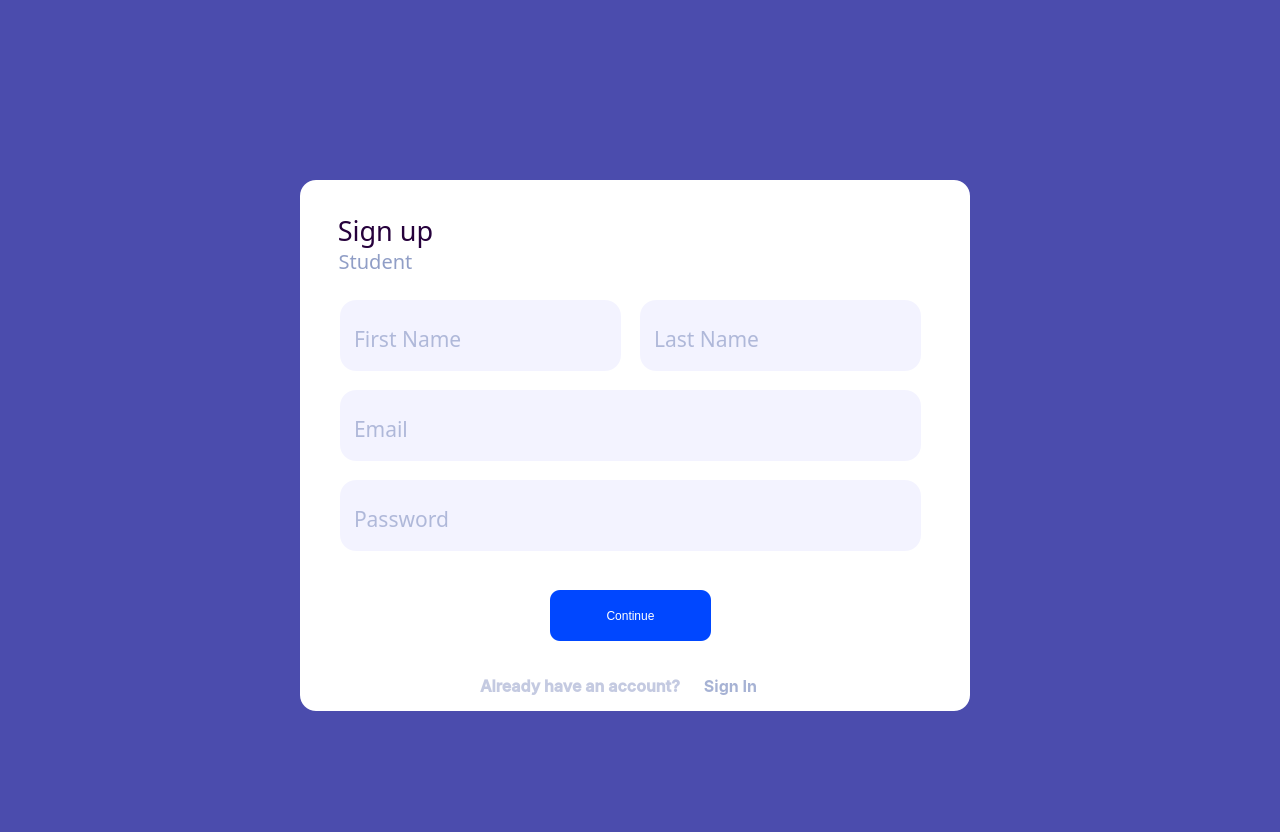
<?xml version="1.0" encoding="UTF-8"?>
<ui version="4.0">
 <class>StudentSignUp</class>
 <widget class="QWidget" name="StudentSignUp">
  <property name="geometry">
   <rect>
    <x>0</x>
    <y>0</y>
    <width>1280</width>
    <height>832</height>
   </rect>
  </property>
  <property name="minimumSize">
   <size>
    <width>1280</width>
    <height>832</height>
   </size>
  </property>
  <property name="maximumSize">
   <size>
    <width>1280</width>
    <height>832</height>
   </size>
  </property>
  <property name="baseSize">
   <size>
    <width>1280</width>
    <height>830</height>
   </size>
  </property>
  <property name="windowTitle">
   <string>Form</string>
  </property>
  <property name="styleSheet">
   <string notr="true">background-color: rgb(75, 76, 173);</string>
  </property>
  <widget class="QLabel" name="Background">
   <property name="geometry">
    <rect>
     <x>0</x>
     <y>0</y>
     <width>1280</width>
     <height>832</height>
    </rect>
   </property>
   <property name="text">
    <string/>
   </property>
   <property name="pixmap">
    <pixmap resource="assets.qrc">:/backgrounds/assets/backgrounds/main-background.png</pixmap>
   </property>
   <property name="alignment">
    <set>Qt::AlignCenter</set>
   </property>
  </widget>
  <widget class="QLabel" name="Frame">
   <property name="geometry">
    <rect>
     <x>300</x>
     <y>180</y>
     <width>670</width>
     <height>531</height>
    </rect>
   </property>
   <property name="styleSheet">
    <string notr="true">background-color: rgb(255, 255, 255);
border-radius: 16px;</string>
   </property>
   <property name="text">
    <string/>
   </property>
  </widget>
  <widget class="QLabel" name="SignInTitle">
   <property name="geometry">
    <rect>
     <x>310</x>
     <y>200</y>
     <width>151</width>
     <height>61</height>
    </rect>
   </property>
   <property name="font">
    <font>
     <family>Roboto Serif Medium</family>
     <pointsize>20</pointsize>
     <italic>false</italic>
     <kerning>false</kerning>
     <fontweight>DemiBold</fontweight>
    </font>
   </property>
   <property name="autoFillBackground">
    <bool>false</bool>
   </property>
   <property name="styleSheet">
    <string notr="true">background-color: rgba(255, 255, 255, 0);
color: #26013C;
font: 600 20pt &quot;Roboto Serif Medium&quot;;</string>
   </property>
   <property name="text">
    <string>Sign up</string>
   </property>
   <property name="scaledContents">
    <bool>false</bool>
   </property>
   <property name="alignment">
    <set>Qt::AlignCenter</set>
   </property>
  </widget>
  <widget class="QLabel" name="SignInType">
   <property name="geometry">
    <rect>
     <x>300</x>
     <y>230</y>
     <width>151</width>
     <height>61</height>
    </rect>
   </property>
   <property name="font">
    <font>
     <family>Roboto Serif Medium</family>
     <pointsize>15</pointsize>
     <italic>false</italic>
     <kerning>false</kerning>
     <fontweight>DemiBold</fontweight>
    </font>
   </property>
   <property name="autoFillBackground">
    <bool>false</bool>
   </property>
   <property name="styleSheet">
    <string notr="true">background-color: rgba(255, 255, 255, 0);
color: rgb(144, 158, 198);
font: 600 15pt &quot;Roboto Serif Medium&quot;;</string>
   </property>
   <property name="text">
    <string>Student</string>
   </property>
   <property name="scaledContents">
    <bool>false</bool>
   </property>
   <property name="alignment">
    <set>Qt::AlignCenter</set>
   </property>
  </widget>
  <widget class="QLabel" name="FNameFrame">
   <property name="geometry">
    <rect>
     <x>340</x>
     <y>300</y>
     <width>281</width>
     <height>71</height>
    </rect>
   </property>
   <property name="styleSheet">
    <string notr="true">background-color: #F3F3FF;
border-radius: 16px;</string>
   </property>
   <property name="text">
    <string/>
   </property>
  </widget>
  <widget class="QTextEdit" name="FName">
   <property name="geometry">
    <rect>
     <x>350</x>
     <y>320</y>
     <width>271</width>
     <height>41</height>
    </rect>
   </property>
   <property name="font">
    <font>
     <family>Roboto Serif Medium</family>
     <pointsize>16</pointsize>
     <italic>false</italic>
     <fontweight>Medium</fontweight>
    </font>
   </property>
   <property name="autoFillBackground">
    <bool>false</bool>
   </property>
   <property name="styleSheet">
    <string notr="true">background: none;
font: 500 16pt &quot;Roboto Serif Medium&quot;;
background-color: rgba(255, 255, 255, 0);
border: none;
color: rgba(107, 125, 179, 255);</string>
   </property>
   <property name="placeholderText">
    <string>First Name</string>
   </property>
  </widget>
  <widget class="QLabel" name="LNameFrame">
   <property name="geometry">
    <rect>
     <x>640</x>
     <y>300</y>
     <width>281</width>
     <height>71</height>
    </rect>
   </property>
   <property name="styleSheet">
    <string notr="true">background-color: #F3F3FF;
border-radius: 16px;</string>
   </property>
   <property name="text">
    <string/>
   </property>
  </widget>
  <widget class="QTextEdit" name="LName">
   <property name="geometry">
    <rect>
     <x>650</x>
     <y>320</y>
     <width>271</width>
     <height>41</height>
    </rect>
   </property>
   <property name="font">
    <font>
     <family>Roboto Serif Medium</family>
     <pointsize>16</pointsize>
     <italic>false</italic>
     <fontweight>Medium</fontweight>
    </font>
   </property>
   <property name="autoFillBackground">
    <bool>false</bool>
   </property>
   <property name="styleSheet">
    <string notr="true">background: none;
font: 500 16pt &quot;Roboto Serif Medium&quot;;
background-color: rgba(255, 255, 255, 0);
border: none;
color: rgba(107, 125, 179, 255);</string>
   </property>
   <property name="placeholderText">
    <string>Last Name</string>
   </property>
  </widget>
  <widget class="QLabel" name="EmailFrame">
   <property name="geometry">
    <rect>
     <x>340</x>
     <y>390</y>
     <width>581</width>
     <height>71</height>
    </rect>
   </property>
   <property name="styleSheet">
    <string notr="true">background-color: #F3F3FF;
border-radius: 16px;</string>
   </property>
   <property name="text">
    <string/>
   </property>
  </widget>
  <widget class="QTextEdit" name="Email">
   <property name="geometry">
    <rect>
     <x>350</x>
     <y>410</y>
     <width>571</width>
     <height>41</height>
    </rect>
   </property>
   <property name="font">
    <font>
     <family>Roboto Serif Medium</family>
     <pointsize>16</pointsize>
     <italic>false</italic>
     <fontweight>Medium</fontweight>
    </font>
   </property>
   <property name="autoFillBackground">
    <bool>false</bool>
   </property>
   <property name="styleSheet">
    <string notr="true">background: none;
font: 500 16pt &quot;Roboto Serif Medium&quot;;
background-color: rgba(255, 255, 255, 0);
border: none;
color: rgba(107, 125, 179, 255);</string>
   </property>
   <property name="placeholderText">
    <string>Email</string>
   </property>
  </widget>
  <widget class="QLabel" name="PasswordFrame">
   <property name="geometry">
    <rect>
     <x>340</x>
     <y>480</y>
     <width>581</width>
     <height>71</height>
    </rect>
   </property>
   <property name="styleSheet">
    <string notr="true">background-color: #F3F3FF;
border-radius: 16px;</string>
   </property>
   <property name="text">
    <string/>
   </property>
  </widget>
  <widget class="QTextEdit" name="Password">
   <property name="geometry">
    <rect>
     <x>350</x>
     <y>500</y>
     <width>571</width>
     <height>41</height>
    </rect>
   </property>
   <property name="font">
    <font>
     <family>Roboto Serif Medium</family>
     <pointsize>16</pointsize>
     <italic>false</italic>
     <fontweight>Medium</fontweight>
    </font>
   </property>
   <property name="autoFillBackground">
    <bool>false</bool>
   </property>
   <property name="styleSheet">
    <string notr="true">background: none;
font: 500 16pt &quot;Roboto Serif Medium&quot;;
background-color: rgba(255, 255, 255, 0);
border: none;
color: rgba(107, 125, 179, 255);</string>
   </property>
   <property name="placeholderText">
    <string>Password</string>
   </property>
  </widget>
  <widget class="QPushButton" name="Continue">
   <property name="geometry">
    <rect>
     <x>550</x>
     <y>590</y>
     <width>161</width>
     <height>51</height>
    </rect>
   </property>
   <property name="cursor">
    <cursorShape>PointingHandCursor</cursorShape>
   </property>
   <property name="autoFillBackground">
    <bool>false</bool>
   </property>
   <property name="styleSheet">
    <string notr="true">QPushButton {
font: 600 16pt &quot;Roboto Serif SemiBold&quot;;
background-color: #0047FF;
border-radius: 10px;
color:#ffffff;
}
QPushButton:hover {
font: 600 16pt &quot;Roboto Serif SemiBold&quot;;
background-color: #003CD7;
border-radius: 10px;
color:#ffffff;
 }

</string>
   </property>
   <property name="text">
    <string>Continue</string>
   </property>
   <property name="flat">
    <bool>true</bool>
   </property>
  </widget>
  <widget class="QPushButton" name="SignInButton">
   <property name="geometry">
    <rect>
     <x>690</x>
     <y>670</y>
     <width>81</width>
     <height>31</height>
    </rect>
   </property>
   <property name="font">
    <font>
     <family>Inter</family>
     <pointsize>12</pointsize>
     <bold>true</bold>
    </font>
   </property>
   <property name="cursor">
    <cursorShape>PointingHandCursor</cursorShape>
   </property>
   <property name="autoFillBackground">
    <bool>false</bool>
   </property>
   <property name="styleSheet">
    <string notr="true">QPushButton {
background:none;
color: #A6B2D4;
}
QPushButton:hover {

background:transparent;
color: #737B95;
 }
QPushButton:pressed {
background:transparent;
color:#444A5F;
 }
</string>
   </property>
   <property name="text">
    <string>Sign In</string>
   </property>
   <property name="checkable">
    <bool>false</bool>
   </property>
   <property name="flat">
    <bool>true</bool>
   </property>
  </widget>
  <widget class="QLabel" name="SignInLabel">
   <property name="geometry">
    <rect>
     <x>480</x>
     <y>670</y>
     <width>261</width>
     <height>31</height>
    </rect>
   </property>
   <property name="font">
    <font>
     <family>Inter SemiBold</family>
     <pointsize>12</pointsize>
     <bold>true</bold>
    </font>
   </property>
   <property name="styleSheet">
    <string notr="true">background-color: rgba(255, 255, 255, 0);
color: #C4CAE1;</string>
   </property>
   <property name="text">
    <string>Already have an account?</string>
   </property>
   <property name="alignment">
    <set>Qt::AlignLeading|Qt::AlignLeft|Qt::AlignVCenter</set>
   </property>
  </widget>
  <widget class="QLabel" name="Warning">
   <property name="geometry">
    <rect>
     <x>350</x>
     <y>270</y>
     <width>541</width>
     <height>31</height>
    </rect>
   </property>
   <property name="font">
    <font>
     <family>Inter</family>
     <pointsize>12</pointsize>
     <bold>true</bold>
    </font>
   </property>
   <property name="autoFillBackground">
    <bool>false</bool>
   </property>
   <property name="styleSheet">
    <string notr="true">background-color: rgba(255, 255, 255, 0);
color: rgb(170, 0, 0);</string>
   </property>
   <property name="text">
    <string/>
   </property>
  </widget>
  <zorder>Background</zorder>
  <zorder>Frame</zorder>
  <zorder>SignInTitle</zorder>
  <zorder>SignInType</zorder>
  <zorder>FNameFrame</zorder>
  <zorder>FName</zorder>
  <zorder>LNameFrame</zorder>
  <zorder>LName</zorder>
  <zorder>EmailFrame</zorder>
  <zorder>Email</zorder>
  <zorder>PasswordFrame</zorder>
  <zorder>Password</zorder>
  <zorder>Continue</zorder>
  <zorder>SignInLabel</zorder>
  <zorder>Warning</zorder>
  <zorder>SignInButton</zorder>
 </widget>
 <resources>
  <include location="assets.qrc"/>
 </resources>
 <connections/>
</ui>
